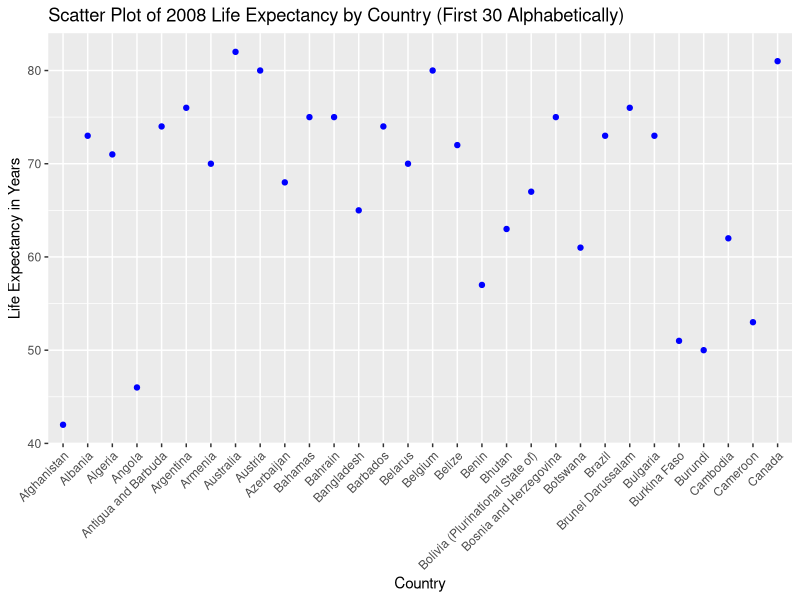
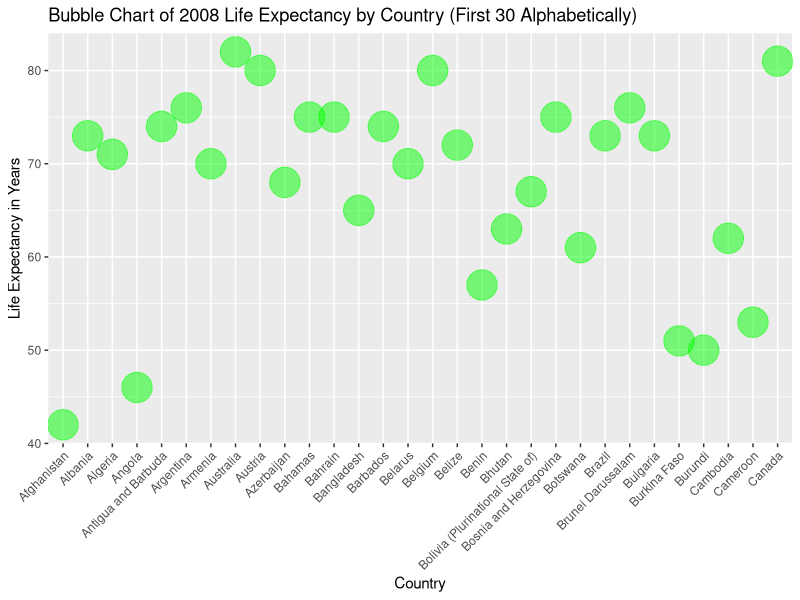
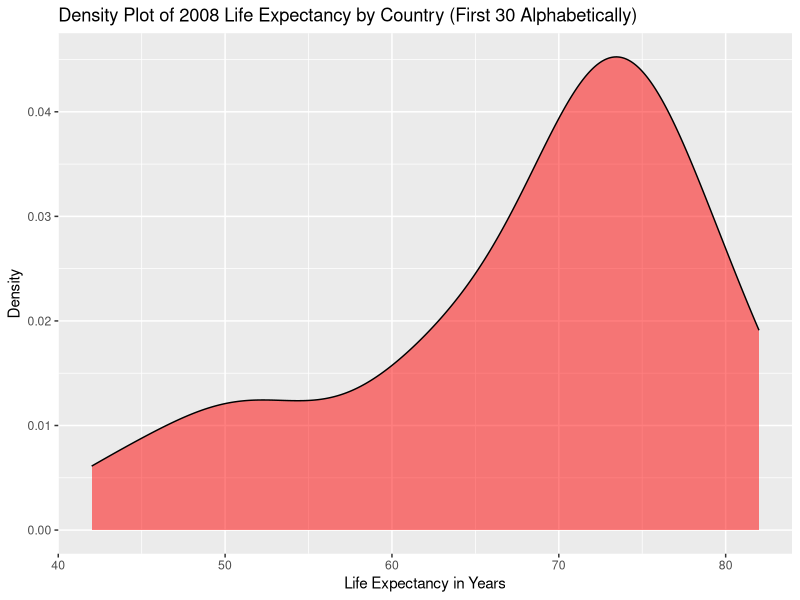

R code for these plots, in order:
## ---- chunk 1
knitr::opts_chunk$set(echo = TRUE)
## ---- chunk 2
# To craft the necessary charts, I will need to import my dataset, which I have
# chosen to be the Life Expectancy dataset from the Exercise 4.2 Datasets file 
# folder. I have saved that file to my directory and will read it in here using 
# readr, which will be imported now along with ggplot2, the package I have 
# chosen to use to output all of the visualizations needed: a scatter plot, a 
# bubble chart, and a density plot.

# Upload readr library for file importing along ggplot2 to visualize the charts

library(readr)
library(ggplot2)

# Set working directory for smooth file importing

setwd("C:/Users/dbzda/Documents/School/DSC 640 Data Presentation and Visualization")

# I will import the life expectancy dataset here.

life <- read_csv("life-expectancy.csv", show_col_types = FALSE)

# The head() function is used here to verify that the data has been loaded in
# correctly.

head(life)
## ---- chunk 3
# For the scatter plot, I will construct the chart using the geom_point() 
# function to visualize the relationship between the country's life 
# expectancies. As the dataset contains many observations, I will use the head()
# function to capture only the first 30 countries listed. I needed to adjust the 
# x-axis labels, as the country names needed to be rotated and seen individually
# as opposed to overlapping one another. This was accomplished with the 
# axis.text.x argument of the theme() customization so that the labels on the 
# x-axis would be seen much easier. This mimics Python's 
# plt.xticks(rotation = 45, ha = "right") setting in Matplotlib.

top_30_life = head(life, n = 30)

ggplot(top_30_life, aes(x = country, y = expectancy)) +
  geom_point(color = "blue") +
  ggtitle("Scatter Plot of 2008 Life Expectancy by Country (First 30 Alphabetically)") +
  xlab("Country") +
  ylab("Life Expectancy in Years") +
  theme(axis.text.x = element_text(angle = 45, hjust = 1))
## ---- chunk 4
# A bubble chart in R can be made almost exactly in the same way as a scatter 
# plot is created. I crafted the chart the same way except the size argument and
# the alpha argument are needed to establish the bubble size and the 
# transparency of the bubbles. A bubble chart is different from a scatter plot 
# as it involves a third variable that controls the size of each data point, yet
# the third variable in this dataset is the year, which is the same across all 
# observations. This means that the chart's data points will all be the same 
# size.

ggplot(top_30_life, aes(x = country, y = expectancy)) +
  geom_point(size = 10, alpha = 0.5, color = "green") +
  ggtitle("Bubble Chart of 2008 Life Expectancy by Country (First 30 Alphabetically)") +
  xlab("Country") +
  ylab("Life Expectancy in Years") +
  theme(axis.text.x = element_text(angle = 45, hjust = 1))
## ---- chunk 5
# To craft the density plot, I will be using the geom_density() function in 
# ggplot(), which is made to craft a density plot. Upon making the plot, I 
# included the fill argument to enhance readability. 

ggplot(top_30_life, aes(x = expectancy)) +
  geom_density(fill = "red", alpha = 0.5) +
  ggtitle("Density Plot of 2008 Life Expectancy by Country (First 30 Alphabetically)") +
  xlab("Life Expectancy in Years") +
  ylab("Density")
